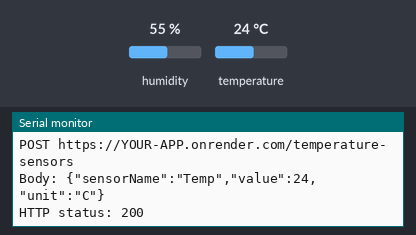
Bench run of a sketch on a simulated ESP32. Shown: the last lines printed to the serial monitor. Inputs (shaded band) come from the test bench; at power-on: temperature 24 °C, humidity 55 %. WiFi joins after 1.5 s; servers stay silent unless stated; uploads are accepted with an empty reply.

Above: at 3.2 s.
3.3 s: temperature set to 12 °C
At 3.37 s:
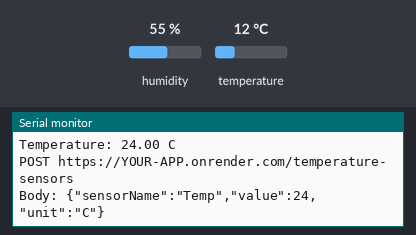
6.5 s: temperature set to 19 °C
At 7.9 s:
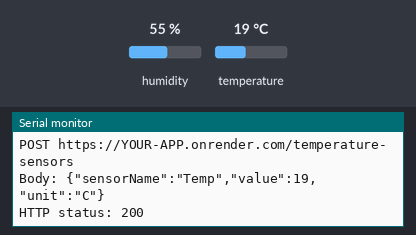
Timing chart, 0 to 9.5 s (numbered marks = the images above; inputs shaded):
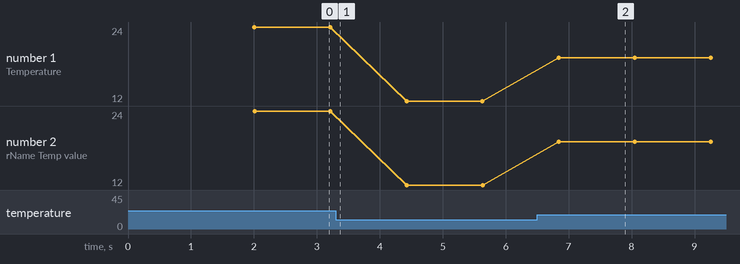

Measured:
- after the input at 6.5 s, the serial monitor: prints a new line after 0.34 s (image 2)
- plotted number 1: 24 → 12 after the input at 3.3 s, 12 → 19 after the input at 6.5 s
- plotted number 2: 24 → 12 after the input at 3.3 s, 12 → 19 after the input at 6.5 s

The sketch:

sketch.ino
```cpp
#include <WiFi.h>
#include <HTTPClient.h>
#include <WiFiClientSecure.h>
#include <ArduinoJson.h>
#include <DHT.h>

// --- Hardware ---
#define DHT_PIN 15
#define DHT_TYPE DHT22

// --- Wi-Fi (Wokwi guest network, no password) ---
const char* WIFI_SSID = "Wokwi-GUEST";
const char* WIFI_PASSWORD = "";

// --- Backend API ---
// Render: https://YOUR-APP.onrender.com/temperature-sensors
// Local via Wokwi usually needs a public URL (Render / ngrok), not localhost
const char* SERVER_URL =
    "https://YOUR-APP.onrender.com/temperature-sensors";

DHT dht(DHT_PIN, DHT_TYPE);

void connectWiFi() {
  Serial.print("Connecting to WiFi: ");
  Serial.println(WIFI_SSID);

  WiFi.mode(WIFI_STA);
  WiFi.begin(WIFI_SSID, WIFI_PASSWORD);

  while (WiFi.status() != WL_CONNECTED) {
    delay(500);
    Serial.print(".");
  }

  Serial.println();
  Serial.print("WiFi connected. IP: ");
  Serial.println(WiFi.localIP());
}

void sendToServer(String sensorName, float value, String unit) {
  if (WiFi.status() != WL_CONNECTED) {
    Serial.println("WiFi not connected, skip POST");
    return;
  }

  // JSON body expected by NestJS CreateTemperatureSensorDto
  JsonDocument doc;
  doc["sensorName"] = sensorName;
  doc["value"] = value;
  doc["unit"] = unit;

  String payload;
  serializeJson(doc, payload);

  HTTPClient http;
  WiFiClientSecure client;
  // Wokwi / lab: skip certificate verification for Render HTTPS
  client.setInsecure();

  if (!http.begin(client, SERVER_URL)) {
    Serial.println("HTTP begin failed");
    return;
  }

  http.addHeader("Content-Type", "application/json");

  Serial.print("POST ");
  Serial.println(SERVER_URL);
  Serial.print("Body: ");
  Serial.println(payload);

  int statusCode = http.POST(payload);
  Serial.print("HTTP status: ");
  Serial.println(statusCode);

  if (statusCode > 0) {
    Serial.println(http.getString());
  } else {
    Serial.printf("POST failed: %s\n", http.errorToString(statusCode).c_str());
  }

  http.end();
}

void setup() {
  Serial.begin(115200);
  delay(500);

  Serial.println();
  Serial.println("ESP32 + DHT22 -> NestJS temperature API");

  dht.begin();
  connectWiFi();
}

void loop() {
  float temperature = dht.readTemperature();  // Celsius

  if (isnan(temperature)) {
    Serial.println("Failed to read temperature from DHT22");
  } else {
    Serial.print("Temperature: ");
    Serial.print(temperature);
    Serial.println(" C");
    sendToServer("Temp", temperature, "C");
  }

  delay(1000);
}
```
